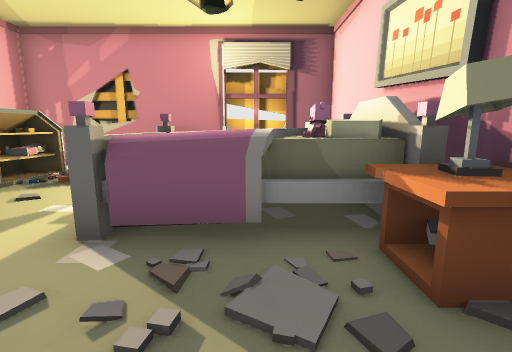
[1] (above)

24 first-person views from a walk through a scene from a Unity 3-D project. The camera is 1.3 m above the floor, tilts 10° down and sees 85° across. Doors are open. The floor is counted in squares, 1 m on a side. Each view is taken from the middle of a square. On the plan, view 1 faces up. The plan holds only what a view shows up to about 13 squares ahead; the rest is blank. Some animated figures are left out.

[2]
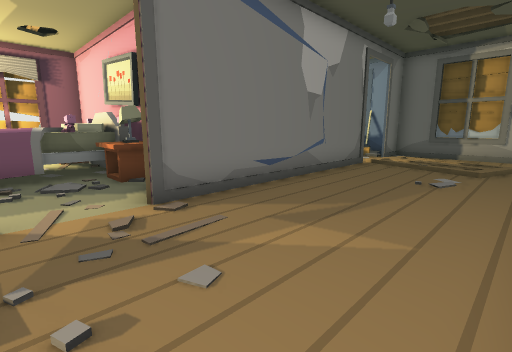

[3]
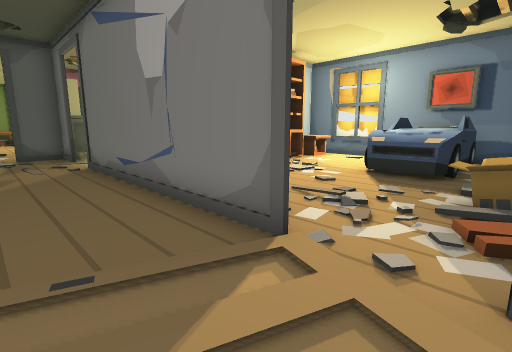

[4]
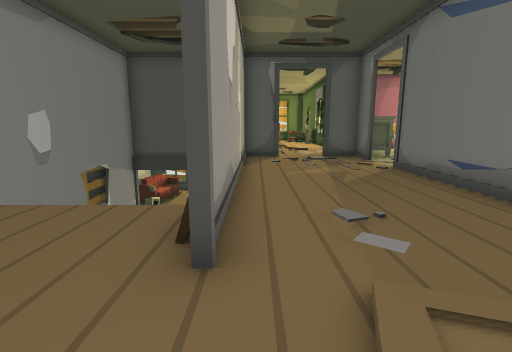

[5]
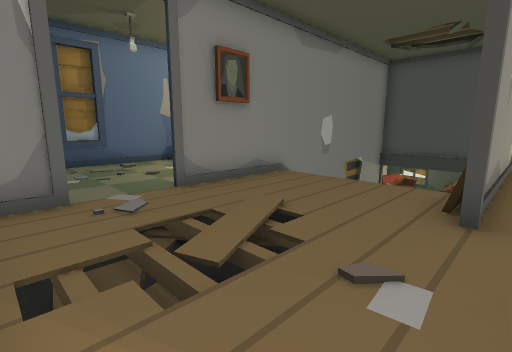

[6]
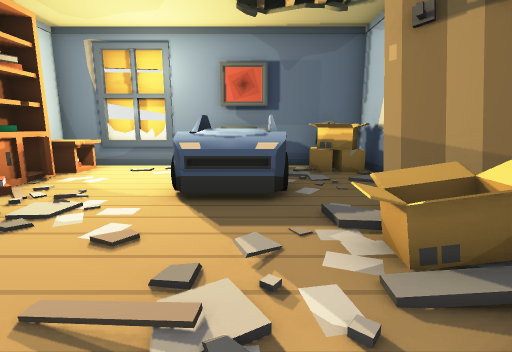

[7]
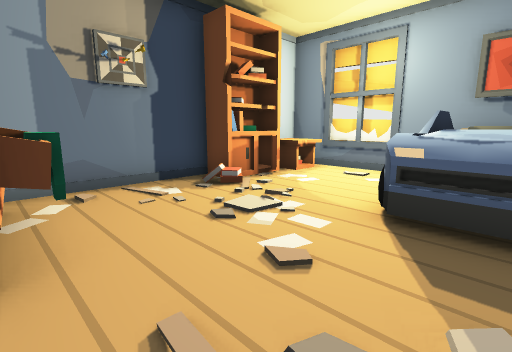

[8]
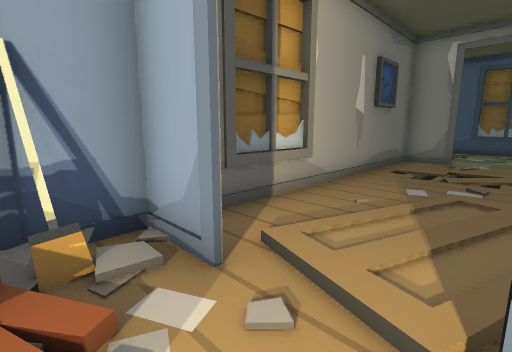

[9]
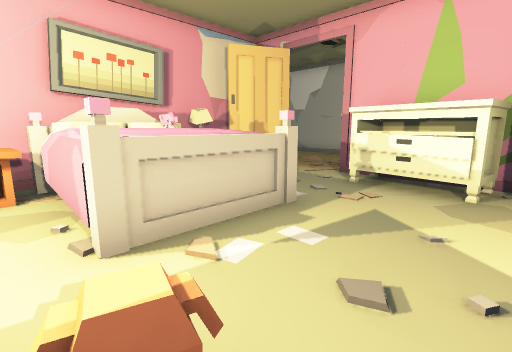

[10]
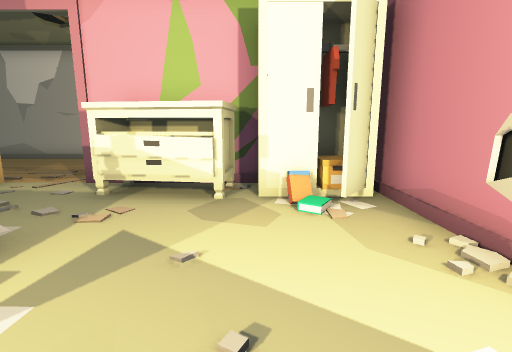

[11]
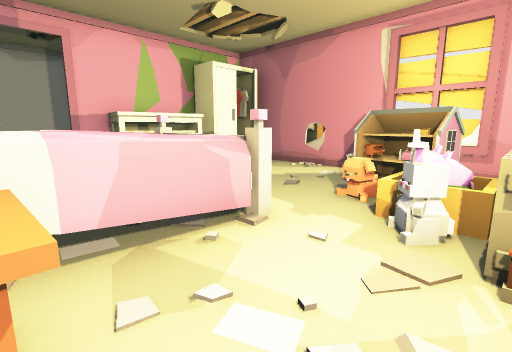

[12]
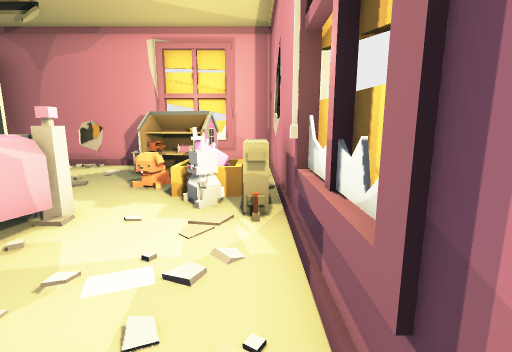

[13]
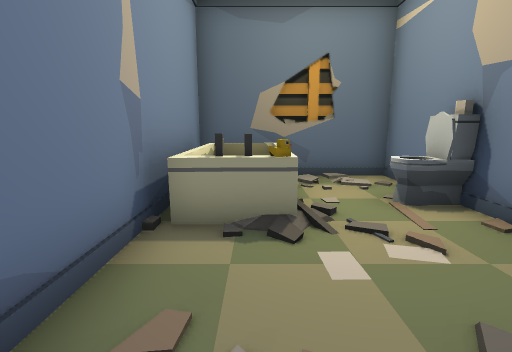

[14]
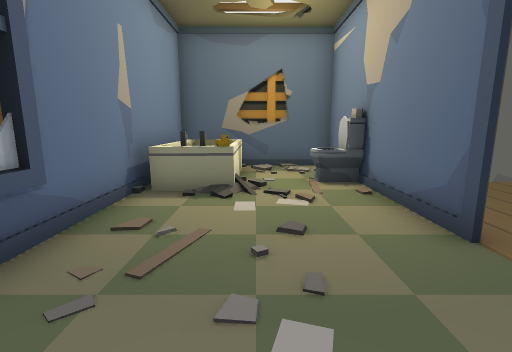

[15]
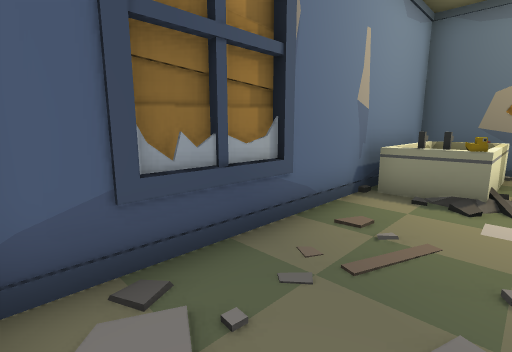

[16]
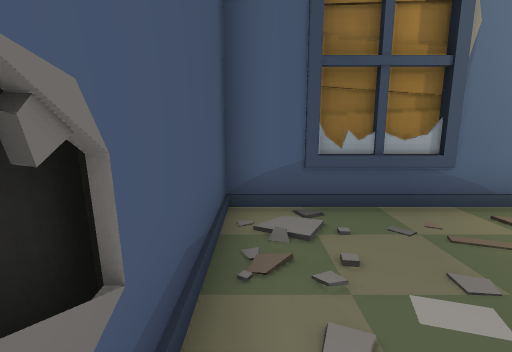

[17]
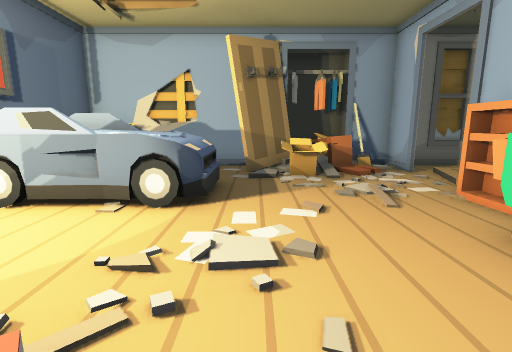

[18]
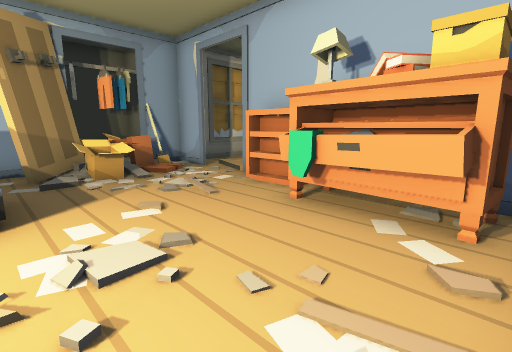

[19]
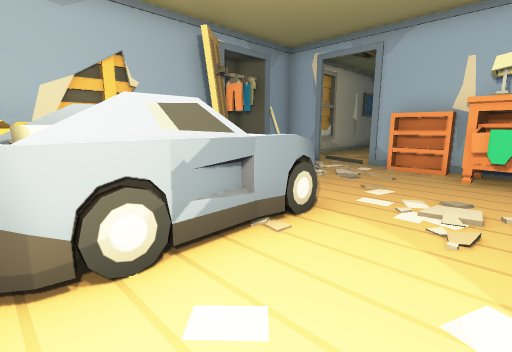

[20]
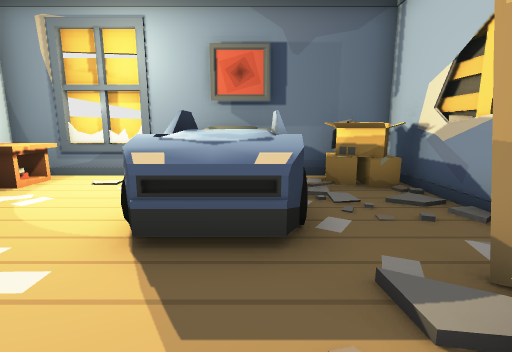

[21]
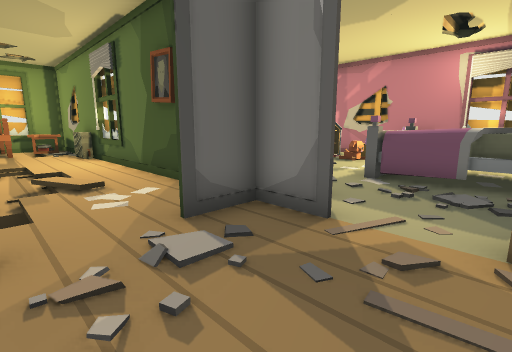

[22]
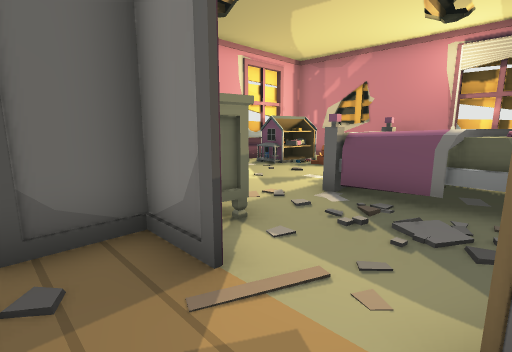

[23]
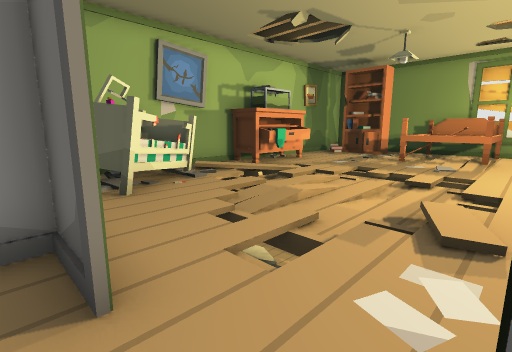

[24]
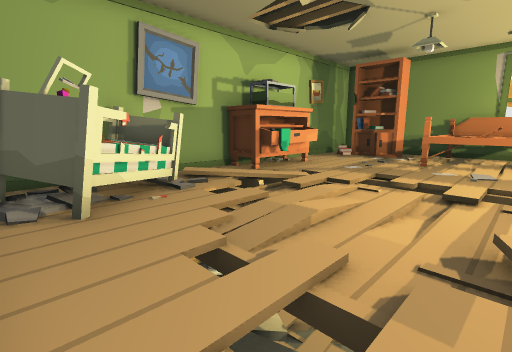

### Floor plan
Key: @ floor where view 1 was taken; # wall or solid block; . main floor; : floor 0.25 m higher than the main floor; - floor 0.25 m lower than the main floor; / step, stairs or slope; D open door; = window, fence, low wall or low ledge; ^ raised ledge; v drop or lower ground; B bed; T table; L lamp; R dresser; K bookshelf; A bathtub; C cupboard; I radiator; E toilet; O other object.
Columns run from 18 left of view 1 to 15 right of it. Each row starts with its distance up from view 1.
 10            #####################
  9           # ..OII#...TT...BB OO#
  8           # OOOO...TTTT...BBBOO#
  7           #OO.O....TTKK...BB...#
  6           #OO...BBBBBKK...BBB..#
  5           #.....BBBBB.O...BB...#
  4           #.....BBBBB........###
  3           #.....BBBTL.......==## #
  2           #........TL.R......====#
  1            CCCRRR...#RRRR..../#^^#
  0     #vvv######RRR.@##RRRRKK..#####
 -1     .II#......DD##........##//.#
 -2     ..........DD.........../ /.#
 -3 #BBBB...v/-//..............  ..#
 -4 #B# B....-/--///#........./:/..#
 -5 #BB B...v-////..#..............#
 -6 #BB B...v.////..#=###=##OO.....#
 -7 #.#K.....////.O.#      v....//.#
 -8   KK...../vv/OO.#      v...=///#
 -9   #...RRRR:.OOOOv      v.......#
-10     ..RRRR##OOO#vvvvvvvv###..###
-11     #               #  E..##...#
-12                     # .E.......#
-13                     #AAAA......#
-14                     #A AA......#
-15                     #AAAA......#
-16                     ############

Where each view was taken, in squares from view 1:
view 1: 0 up, 0 right, facing up
view 2: 5 down, 1 left, facing up-right
view 3: 3 down, 11 right, facing up-left
view 4: 5 down, 10 right, facing left
view 5: 5 down, 12 right, facing down-left
view 6: 0 up, 9 right, facing up
view 7: 1 up, 9 right, facing up-left
view 8: 1 up, 9 right, facing down-right
view 9: 7 up, 5 left, facing down-right
view 10: 6 up, 5 left, facing down
view 11: 9 up, 1 right, facing down-left
view 12: 9 up, 2 right, facing left
view 13: 14 down, 10 right, facing left
view 14: 13 down, 12 right, facing left
view 15: 13 down, 12 right, facing down-left
view 16: 11 down, 12 right, facing down
view 17: 4 up, 3 right, facing right
view 18: 5 up, 3 right, facing down-right
view 19: 9 up, 5 right, facing down-right
view 20: 2 up, 9 right, facing up
view 21: 4 down, 1 right, facing up-left
view 22: 2 down, 1 right, facing up-left
view 23: 2 down, 2 left, facing down-left
view 24: 3 down, 3 left, facing down-left
